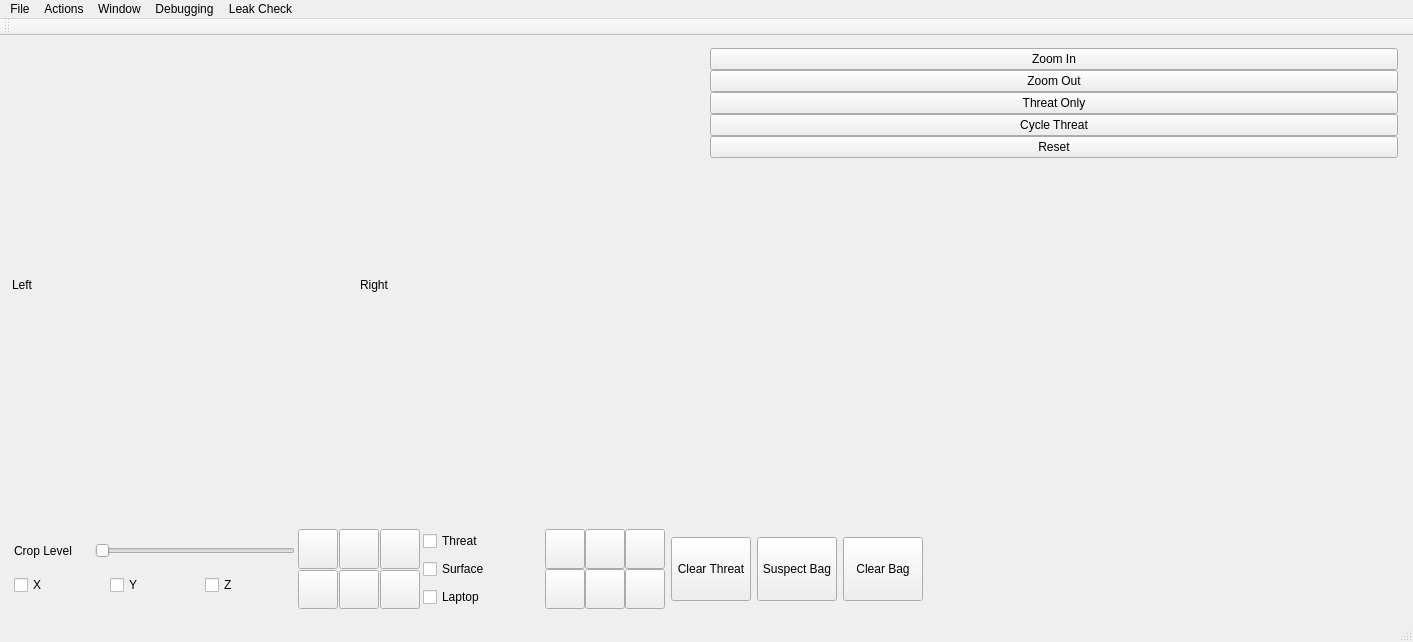
<?xml version="1.0" encoding="UTF-8"?>
<ui version="4.0">
 <class>MainWindow</class>
 <widget class="QMainWindow" name="MainWindow">
  <property name="geometry">
   <rect>
    <x>0</x>
    <y>0</y>
    <width>1413</width>
    <height>642</height>
   </rect>
  </property>
  <property name="windowTitle">
   <string>MainWindow</string>
  </property>
  <widget class="QWidget" name="centralWidget">
   <layout class="QVBoxLayout" name="verticalLayout_6">
    <item>
     <layout class="QVBoxLayout" name="verticalLayout_5">
      <property name="leftMargin">
       <number>0</number>
      </property>
      <property name="topMargin">
       <number>0</number>
      </property>
      <property name="rightMargin">
       <number>0</number>
      </property>
      <property name="bottomMargin">
       <number>0</number>
      </property>
      <item>
       <layout class="QHBoxLayout" name="horizontalLayout">
        <property name="spacing">
         <number>1</number>
        </property>
        <property name="leftMargin">
         <number>1</number>
        </property>
        <property name="topMargin">
         <number>1</number>
        </property>
        <property name="rightMargin">
         <number>1</number>
        </property>
        <property name="bottomMargin">
         <number>1</number>
        </property>
        <item>
         <layout class="QGridLayout" name="vtkLayout">
          <property name="spacing">
           <number>1</number>
          </property>
          <item row="0" column="0">
           <widget class="QLabel" name="LeftLabel">
            <property name="text">
             <string>Left</string>
            </property>
           </widget>
          </item>
          <item row="0" column="1">
           <widget class="QLabel" name="RightLabel">
            <property name="text">
             <string>Right</string>
            </property>
           </widget>
          </item>
         </layout>
        </item>
        <item>
         <layout class="QVBoxLayout" name="primaryActionLayout">
          <property name="spacing">
           <number>0</number>
          </property>
          <property name="leftMargin">
           <number>3</number>
          </property>
          <property name="rightMargin">
           <number>3</number>
          </property>
          <item>
           <widget class="QPushButton" name="buttonZoomIn">
            <property name="text">
             <string>Zoom In</string>
            </property>
           </widget>
          </item>
          <item>
           <widget class="QPushButton" name="buttonZoomOut">
            <property name="text">
             <string>Zoom Out</string>
            </property>
           </widget>
          </item>
          <item>
           <widget class="QPushButton" name="buttonThreatOnly">
            <property name="text">
             <string>Threat Only</string>
            </property>
           </widget>
          </item>
          <item>
           <widget class="QPushButton" name="buttonCycleThreat">
            <property name="maximumSize">
             <size>
              <width>16777215</width>
              <height>16777215</height>
             </size>
            </property>
            <property name="toolTip">
             <string>Cycle Threat</string>
            </property>
            <property name="text">
             <string>Cycle Threat</string>
            </property>
           </widget>
          </item>
          <item>
           <widget class="QPushButton" name="buttonResetGeometry">
            <property name="text">
             <string>Reset</string>
            </property>
           </widget>
          </item>
          <item>
           <layout class="QVBoxLayout" name="verticalLayout_4">
            <property name="leftMargin">
             <number>3</number>
            </property>
            <property name="topMargin">
             <number>3</number>
            </property>
            <item>
             <spacer name="verticalSpacer">
              <property name="orientation">
               <enum>Qt::Vertical</enum>
              </property>
              <property name="sizeHint" stdset="0">
               <size>
                <width>20</width>
                <height>40</height>
               </size>
              </property>
             </spacer>
            </item>
           </layout>
          </item>
         </layout>
        </item>
       </layout>
      </item>
      <item>
       <layout class="QHBoxLayout" name="horizontalLayoutBottom">
        <property name="spacing">
         <number>0</number>
        </property>
        <property name="rightMargin">
         <number>0</number>
        </property>
        <item>
         <layout class="QVBoxLayout" name="verticalLayout_3">
          <property name="leftMargin">
           <number>3</number>
          </property>
          <property name="topMargin">
           <number>3</number>
          </property>
          <property name="rightMargin">
           <number>3</number>
          </property>
          <property name="bottomMargin">
           <number>3</number>
          </property>
          <item>
           <layout class="QHBoxLayout" name="horizontalLayout_6">
            <item>
             <widget class="QLabel" name="label_5">
              <property name="minimumSize">
               <size>
                <width>75</width>
                <height>0</height>
               </size>
              </property>
              <property name="maximumSize">
               <size>
                <width>75</width>
                <height>16777215</height>
               </size>
              </property>
              <property name="text">
               <string>Crop Level</string>
              </property>
             </widget>
            </item>
            <item>
             <widget class="QSlider" name="cropSlider">
              <property name="minimumSize">
               <size>
                <width>200</width>
                <height>0</height>
               </size>
              </property>
              <property name="maximumSize">
               <size>
                <width>200</width>
                <height>16777215</height>
               </size>
              </property>
              <property name="orientation">
               <enum>Qt::Horizontal</enum>
              </property>
             </widget>
            </item>
           </layout>
          </item>
          <item>
           <layout class="QHBoxLayout" name="horizontalLayout_2">
            <item>
             <widget class="QCheckBox" name="checkSlabX">
              <property name="text">
               <string>X</string>
              </property>
             </widget>
            </item>
            <item>
             <widget class="QCheckBox" name="checkSlabY">
              <property name="text">
               <string>Y</string>
              </property>
             </widget>
            </item>
            <item>
             <widget class="QCheckBox" name="checkSlabZ">
              <property name="text">
               <string>Z</string>
              </property>
             </widget>
            </item>
           </layout>
          </item>
         </layout>
        </item>
        <item>
         <layout class="QGridLayout" name="gridLayout">
          <property name="leftMargin">
           <number>0</number>
          </property>
          <property name="spacing">
           <number>1</number>
          </property>
          <item row="0" column="0">
           <widget class="QPushButton" name="allMaterialsButton">
            <property name="maximumSize">
             <size>
              <width>40</width>
              <height>40</height>
             </size>
            </property>
            <property name="text">
             <string/>
            </property>
           </widget>
          </item>
          <item row="1" column="2">
           <widget class="QPushButton" name="cameraButton">
            <property name="maximumSize">
             <size>
              <width>40</width>
              <height>40</height>
             </size>
            </property>
            <property name="text">
             <string/>
            </property>
           </widget>
          </item>
          <item row="0" column="1">
           <widget class="QPushButton" name="showMetalButton">
            <property name="maximumSize">
             <size>
              <width>40</width>
              <height>40</height>
             </size>
            </property>
            <property name="text">
             <string/>
            </property>
           </widget>
          </item>
          <item row="0" column="2">
           <widget class="QPushButton" name="showOrganicButton">
            <property name="maximumSize">
             <size>
              <width>40</width>
              <height>40</height>
             </size>
            </property>
            <property name="text">
             <string/>
            </property>
           </widget>
          </item>
          <item row="1" column="0">
           <widget class="QPushButton" name="showGrayscaleButton">
            <property name="maximumSize">
             <size>
              <width>40</width>
              <height>40</height>
             </size>
            </property>
            <property name="text">
             <string/>
            </property>
           </widget>
          </item>
          <item row="1" column="1">
           <widget class="QPushButton" name="showInverseButton">
            <property name="maximumSize">
             <size>
              <width>40</width>
              <height>40</height>
             </size>
            </property>
            <property name="text">
             <string/>
            </property>
           </widget>
          </item>
         </layout>
        </item>
        <item>
         <layout class="QHBoxLayout" name="horizontalLayout_7">
          <property name="rightMargin">
           <number>3</number>
          </property>
          <item>
           <layout class="QVBoxLayout" name="verticalLayout_2">
            <property name="leftMargin">
             <number>3</number>
            </property>
            <property name="rightMargin">
             <number>3</number>
            </property>
            <item>
             <widget class="QCheckBox" name="checkBoxThreat">
              <property name="text">
               <string>Threat</string>
              </property>
             </widget>
            </item>
            <item>
             <widget class="QCheckBox" name="checkBoxSurface">
              <property name="text">
               <string>Surface</string>
              </property>
             </widget>
            </item>
            <item>
             <widget class="QCheckBox" name="checkBoxLaptop">
              <property name="text">
               <string>Laptop</string>
              </property>
             </widget>
            </item>
           </layout>
          </item>
          <item>
           <widget class="QLabel" name="label">
            <property name="minimumSize">
             <size>
              <width>40</width>
              <height>0</height>
             </size>
            </property>
            <property name="maximumSize">
             <size>
              <width>40</width>
              <height>16777215</height>
             </size>
            </property>
            <property name="text">
             <string/>
            </property>
           </widget>
          </item>
          <item>
           <layout class="QGridLayout" name="gridLayout_2">
            <property name="leftMargin">
             <number>0</number>
            </property>
            <property name="spacing">
             <number>0</number>
            </property>
            <item row="1" column="1">
             <widget class="QPushButton" name="pickMinusButton">
              <property name="minimumSize">
               <size>
                <width>40</width>
                <height>0</height>
               </size>
              </property>
              <property name="maximumSize">
               <size>
                <width>40</width>
                <height>40</height>
               </size>
              </property>
              <property name="text">
               <string/>
              </property>
             </widget>
            </item>
            <item row="0" column="1">
             <widget class="QPushButton" name="buttonOpperatorAccept">
              <property name="maximumSize">
               <size>
                <width>40</width>
                <height>40</height>
               </size>
              </property>
              <property name="toolTip">
               <string>Arm Operator Threat</string>
              </property>
              <property name="text">
               <string/>
              </property>
             </widget>
            </item>
            <item row="0" column="0">
             <widget class="QPushButton" name="buttonOperatorThreatRubberBand">
              <property name="minimumSize">
               <size>
                <width>40</width>
                <height>40</height>
               </size>
              </property>
              <property name="maximumSize">
               <size>
                <width>40</width>
                <height>40</height>
               </size>
              </property>
              <property name="text">
               <string/>
              </property>
             </widget>
            </item>
            <item row="1" column="0">
             <widget class="QPushButton" name="pickPlusButton">
              <property name="minimumSize">
               <size>
                <width>40</width>
                <height>40</height>
               </size>
              </property>
              <property name="maximumSize">
               <size>
                <width>40</width>
                <height>40</height>
               </size>
              </property>
              <property name="text">
               <string/>
              </property>
             </widget>
            </item>
            <item row="0" column="2">
             <widget class="QPushButton" name="operatorThreatCancel">
              <property name="minimumSize">
               <size>
                <width>40</width>
                <height>40</height>
               </size>
              </property>
              <property name="maximumSize">
               <size>
                <width>40</width>
                <height>40</height>
               </size>
              </property>
              <property name="text">
               <string/>
              </property>
             </widget>
            </item>
            <item row="1" column="2">
             <widget class="QPushButton" name="deleteOperatorThreat">
              <property name="minimumSize">
               <size>
                <width>40</width>
                <height>40</height>
               </size>
              </property>
              <property name="maximumSize">
               <size>
                <width>40</width>
                <height>40</height>
               </size>
              </property>
              <property name="text">
               <string/>
              </property>
             </widget>
            </item>
           </layout>
          </item>
          <item>
           <widget class="QPushButton" name="buttonClearThreat">
            <property name="maximumSize">
             <size>
              <width>16777215</width>
              <height>64</height>
             </size>
            </property>
            <property name="text">
             <string>Clear Threat</string>
            </property>
           </widget>
          </item>
          <item>
           <widget class="QPushButton" name="buttonSuspectBag">
            <property name="maximumSize">
             <size>
              <width>16777215</width>
              <height>64</height>
             </size>
            </property>
            <property name="text">
             <string>Suspect Bag</string>
            </property>
           </widget>
          </item>
          <item>
           <widget class="QPushButton" name="buttonClearBag">
            <property name="maximumSize">
             <size>
              <width>16777215</width>
              <height>64</height>
             </size>
            </property>
            <property name="toolTip">
             <string>Next Bag</string>
            </property>
            <property name="text">
             <string>Clear Bag</string>
            </property>
           </widget>
          </item>
         </layout>
        </item>
        <item>
         <spacer name="horizontalSpacer">
          <property name="orientation">
           <enum>Qt::Horizontal</enum>
          </property>
          <property name="sizeHint" stdset="0">
           <size>
            <width>40</width>
            <height>20</height>
           </size>
          </property>
         </spacer>
        </item>
       </layout>
      </item>
     </layout>
    </item>
   </layout>
  </widget>
  <widget class="QMenuBar" name="menuBar">
   <property name="geometry">
    <rect>
     <x>0</x>
     <y>0</y>
     <width>1413</width>
     <height>21</height>
    </rect>
   </property>
   <widget class="QMenu" name="menuActions">
    <property name="title">
     <string>Actions</string>
    </property>
    <addaction name="actionReset_View"/>
    <addaction name="actionPan_Right_Viewer"/>
    <addaction name="actionMakeRightViewerAThreatRenderer"/>
    <addaction name="actionCenter_Right_Viewer"/>
    <addaction name="action_ResetRightRenderer"/>
    <addaction name="separator"/>
    <addaction name="actionEdit_Crop_ROI"/>
    <addaction name="actionDrop_Sysgtem_Cache"/>
    <addaction name="actionShowCameraInfo"/>
    <addaction name="actionShow_Volume_Bounds"/>
    <addaction name="separator"/>
    <addaction name="actionClear_Bag"/>
    <addaction name="actionExport_Full_HSV_Op_TFs"/>
    <addaction name="actionInsert_VTK_Lebel_Text"/>
    <addaction name="actionStash_Camera"/>
    <addaction name="actionRestore_Camera"/>
   </widget>
   <widget class="QMenu" name="menuFile">
    <property name="title">
     <string>File</string>
    </property>
    <addaction name="actionNew_Bag"/>
    <addaction name="actionReload_Bag"/>
    <addaction name="actionExit"/>
   </widget>
   <widget class="QMenu" name="menuWindow">
    <property name="title">
     <string>Window</string>
    </property>
    <addaction name="actionShow_Console"/>
    <addaction name="actionHide_Console"/>
    <addaction name="actionLinkUnlinkViewers"/>
   </widget>
   <widget class="QMenu" name="menuDebugging">
    <property name="title">
     <string>Debugging</string>
    </property>
    <addaction name="actionShowCameraAndSceneProperties"/>
    <addaction name="actionCheck_Leaks"/>
    <addaction name="actionExportThreatData"/>
    <addaction name="actionThreat_Window_Print_Self"/>
    <addaction name="actionTest_Camera_Transform"/>
    <addaction name="actionTestWindowLevel"/>
    <addaction name="actionTestColorLevel"/>
    <addaction name="actionTestImageOverlay"/>
    <addaction name="actionShow_Current_Threat_Volume"/>
    <addaction name="actionTest_Zoom_Value"/>
    <addaction name="actionSet_Test_Update_Rate"/>
    <addaction name="actionTest_View_Mode"/>
   </widget>
   <widget class="QMenu" name="menuLeak_Check">
    <property name="title">
     <string>Leak Check</string>
    </property>
    <addaction name="actionStart_Leak_Monitor"/>
    <addaction name="actionPause_Leak_Monitor"/>
   </widget>
   <addaction name="menuFile"/>
   <addaction name="menuActions"/>
   <addaction name="menuWindow"/>
   <addaction name="menuDebugging"/>
   <addaction name="menuLeak_Check"/>
  </widget>
  <widget class="QToolBar" name="mainToolBar">
   <attribute name="toolBarArea">
    <enum>TopToolBarArea</enum>
   </attribute>
   <attribute name="toolBarBreak">
    <bool>false</bool>
   </attribute>
  </widget>
  <widget class="QStatusBar" name="statusBar"/>
  <action name="actionDorendere">
   <property name="text">
    <string>DoRender</string>
   </property>
  </action>
  <action name="actionReset_View">
   <property name="icon">
    <iconset resource="VolRender.qrc">
     <normaloff>:/images/ReloadIcon.png</normaloff>:/images/ReloadIcon.png</iconset>
   </property>
   <property name="text">
    <string>Reset View</string>
   </property>
  </action>
  <action name="actionNew_Bag">
   <property name="icon">
    <iconset resource="VolRender.qrc">
     <normaloff>:/images/LoadFileIcon2.png</normaloff>:/images/LoadFileIcon2.png</iconset>
   </property>
   <property name="text">
    <string>New Bag</string>
   </property>
  </action>
  <action name="actionExit">
   <property name="icon">
    <iconset resource="VolRender.qrc">
     <normaloff>:/images/AppExitIcon.png</normaloff>:/images/AppExitIcon.png</iconset>
   </property>
   <property name="text">
    <string>Exit</string>
   </property>
  </action>
  <action name="actionReload_Bag">
   <property name="icon">
    <iconset resource="VolRender.qrc">
     <normaloff>:/images/ReloadIcon.png</normaloff>:/images/ReloadIcon.png</iconset>
   </property>
   <property name="text">
    <string>Reload Bag</string>
   </property>
  </action>
  <action name="actionEdit_Crop_ROI">
   <property name="icon">
    <iconset resource="VolRender.qrc">
     <normaloff>:/images/CropIcon.png</normaloff>:/images/CropIcon.png</iconset>
   </property>
   <property name="text">
    <string>Edit Crop ROI</string>
   </property>
  </action>
  <action name="actionDrop_Sysgtem_Cache">
   <property name="icon">
    <iconset resource="VolRender.qrc">
     <normaloff>:/images/CacheIcon.png</normaloff>:/images/CacheIcon.png</iconset>
   </property>
   <property name="text">
    <string>Drop Sysgtem Cache</string>
   </property>
  </action>
  <action name="actionShowCameraInfo">
   <property name="icon">
    <iconset resource="VolRender.qrc">
     <normaloff>:/images/CameraIcon.png</normaloff>:/images/CameraIcon.png</iconset>
   </property>
   <property name="text">
    <string>Show Camera Info</string>
   </property>
  </action>
  <action name="actionShow_Console">
   <property name="icon">
    <iconset resource="VolRender.qrc">
     <normaloff>:/images/ShowIcon.png</normaloff>:/images/ShowIcon.png</iconset>
   </property>
   <property name="text">
    <string>Show Console</string>
   </property>
  </action>
  <action name="actionHide_Console">
   <property name="icon">
    <iconset resource="VolRender.qrc">
     <normaloff>:/images/HideIcon.png</normaloff>:/images/HideIcon.png</iconset>
   </property>
   <property name="text">
    <string>Hide Console</string>
   </property>
  </action>
  <action name="actionShow_Volume_Bounds">
   <property name="icon">
    <iconset resource="VolRender.qrc">
     <normaloff>:/images/ShowIcon.png</normaloff>:/images/ShowIcon.png</iconset>
   </property>
   <property name="text">
    <string>Show Volume Bounds</string>
   </property>
  </action>
  <action name="actionClear_Bag">
   <property name="icon">
    <iconset resource="VolRender.qrc">
     <normaloff>:/images/EraserIcon.png</normaloff>:/images/EraserIcon.png</iconset>
   </property>
   <property name="text">
    <string>Clear Bag</string>
   </property>
  </action>
  <action name="actionExport_Full_HSV_Op_TFs">
   <property name="icon">
    <iconset resource="VolRender.qrc">
     <normaloff>:/images/ExportIcon.png</normaloff>:/images/ExportIcon.png</iconset>
   </property>
   <property name="text">
    <string>Export Full HSV/Op TFs</string>
   </property>
  </action>
  <action name="actionCheck_Leaks">
   <property name="icon">
    <iconset resource="VolRender.qrc">
     <normaloff>:/images/LeakIcon.png</normaloff>:/images/LeakIcon.png</iconset>
   </property>
   <property name="text">
    <string>Check Leaks</string>
   </property>
  </action>
  <action name="actionExportThreatData">
   <property name="icon">
    <iconset resource="VolRender.qrc">
     <normaloff>:/images/ExportVolumeIcon.png</normaloff>:/images/ExportVolumeIcon.png</iconset>
   </property>
   <property name="text">
    <string>Export Threat Data</string>
   </property>
  </action>
  <action name="actionThreat_Window_Print_Self">
   <property name="icon">
    <iconset resource="VolRender.qrc">
     <normaloff>:/images/PrintIcon.png</normaloff>:/images/PrintIcon.png</iconset>
   </property>
   <property name="text">
    <string>Threat Window Print Self</string>
   </property>
  </action>
  <action name="actionTest_Camera_Transform">
   <property name="icon">
    <iconset resource="VolRender.qrc">
     <normaloff>:/images/TransformCameraIcon.png</normaloff>:/images/TransformCameraIcon.png</iconset>
   </property>
   <property name="text">
    <string>Test Camera Transform</string>
   </property>
  </action>
  <action name="actionTestWindowLevel">
   <property name="icon">
    <iconset resource="VolRender.qrc">
     <normaloff>:/images/InverseIcon.png</normaloff>:/images/InverseIcon.png</iconset>
   </property>
   <property name="text">
    <string>Test Window Level</string>
   </property>
  </action>
  <action name="actionTestColorLevel">
   <property name="icon">
    <iconset resource="VolRender.qrc">
     <normaloff>:/images/LeakIcon.png</normaloff>:/images/LeakIcon.png</iconset>
   </property>
   <property name="text">
    <string>Test Color Level</string>
   </property>
  </action>
  <action name="actionTestImageOverlay">
   <property name="icon">
    <iconset resource="VolRender.qrc">
     <normaloff>:/images/ScreenShot.png</normaloff>:/images/ScreenShot.png</iconset>
   </property>
   <property name="text">
    <string>Test Image Overlay (Shift + F7)</string>
   </property>
  </action>
  <action name="actionStart_Leak_Monitor">
   <property name="icon">
    <iconset resource="VolRender.qrc">
     <normaloff>:/images/StartLeakCheckIcon.png</normaloff>:/images/StartLeakCheckIcon.png</iconset>
   </property>
   <property name="text">
    <string>Start Leak Monitor</string>
   </property>
  </action>
  <action name="actionPause_Leak_Monitor">
   <property name="icon">
    <iconset resource="VolRender.qrc">
     <normaloff>:/images/PauseLeakCheckIcon.png</normaloff>:/images/PauseLeakCheckIcon.png</iconset>
   </property>
   <property name="text">
    <string>Pause Leak Monitor</string>
   </property>
  </action>
  <action name="actionInsert_VTK_Lebel_Text">
   <property name="icon">
    <iconset resource="VolRender.qrc">
     <normaloff>:/images/InsertIcon.png</normaloff>:/images/InsertIcon.png</iconset>
   </property>
   <property name="text">
    <string>Insert VTK Lebel Text</string>
   </property>
  </action>
  <action name="actionLinkUnlinkViewers">
   <property name="text">
    <string>Link Viewers</string>
   </property>
  </action>
  <action name="actionShow_Current_Threat_Volume">
   <property name="icon">
    <iconset resource="VolRender.qrc">
     <normaloff>:/images/CubeIcon.png</normaloff>:/images/CubeIcon.png</iconset>
   </property>
   <property name="text">
    <string>Show Current Threat Volume</string>
   </property>
  </action>
  <action name="actionTest_Zoom_Value">
   <property name="icon">
    <iconset resource="VolRender.qrc">
     <normaloff>:/images/ZoomIcon.png</normaloff>:/images/ZoomIcon.png</iconset>
   </property>
   <property name="text">
    <string>Reset Zoom Count</string>
   </property>
  </action>
  <action name="actionShowCameraAndSceneProperties">
   <property name="icon">
    <iconset resource="VolRender.qrc">
     <normaloff>:/images/ReloadIcon.png</normaloff>:/images/ReloadIcon.png</iconset>
   </property>
   <property name="text">
    <string>Shw Camera and Scene Properties</string>
   </property>
  </action>
  <action name="actionSet_Test_Update_Rate">
   <property name="icon">
    <iconset resource="VolRender.qrc">
     <normaloff>:/images/RateIcon.png</normaloff>:/images/RateIcon.png</iconset>
   </property>
   <property name="text">
    <string>Set Test Update Rate</string>
   </property>
  </action>
  <action name="action_ResetRightRenderer">
   <property name="icon">
    <iconset resource="VolRender.qrc">
     <normaloff>:/images/RestoreIcon.png</normaloff>:/images/RestoreIcon.png</iconset>
   </property>
   <property name="text">
    <string>Reset Right Renderer</string>
   </property>
  </action>
  <action name="actionCenter_Right_Viewer">
   <property name="icon">
    <iconset resource="VolRender.qrc">
     <normaloff>:/images/CenterIcon.png</normaloff>:/images/CenterIcon.png</iconset>
   </property>
   <property name="text">
    <string>Center Right Viewer</string>
   </property>
  </action>
  <action name="actionMakeRightViewerAThreatRenderer">
   <property name="icon">
    <iconset resource="VolRender.qrc">
     <normaloff>:/images/ThreatIcon.png</normaloff>:/images/ThreatIcon.png</iconset>
   </property>
   <property name="text">
    <string>Maker Right Viewe A Threat Renderer</string>
   </property>
  </action>
  <action name="actionPan_Right_Viewer">
   <property name="icon">
    <iconset resource="VolRender.qrc">
     <normaloff>:/images/PanIcon.png</normaloff>:/images/PanIcon.png</iconset>
   </property>
   <property name="text">
    <string>Pan Right Viewer</string>
   </property>
  </action>
  <action name="actionTest_View_Mode">
   <property name="text">
    <string>Test View Mode</string>
   </property>
  </action>
  <action name="actionStash_Camera">
   <property name="icon">
    <iconset resource="VolRender.qrc">
     <normaloff>:/images/StashCameraIcon.png</normaloff>:/images/StashCameraIcon.png</iconset>
   </property>
   <property name="text">
    <string>Stash Camera</string>
   </property>
  </action>
  <action name="actionRestore_Camera">
   <property name="icon">
    <iconset resource="VolRender.qrc">
     <normaloff>:/images/RestoreCameraIcon.png</normaloff>:/images/RestoreCameraIcon.png</iconset>
   </property>
   <property name="text">
    <string>Restore Camera</string>
   </property>
  </action>
 </widget>
 <layoutdefault spacing="6" margin="11"/>
 <resources>
  <include location="VolRender.qrc"/>
 </resources>
 <connections/>
</ui>
